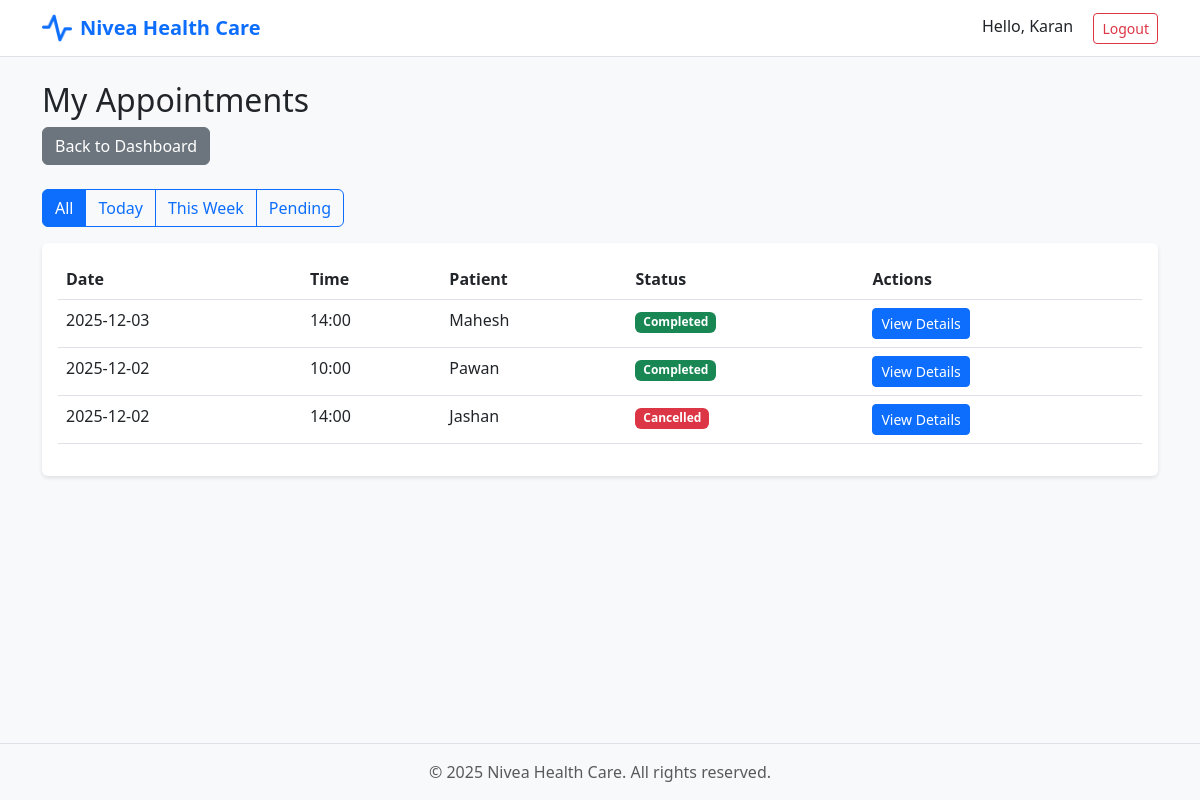
Page /doctor/appointments (signed in) on the committed database.
### models.py (models this page shows, shortened)
class Appointment(db.Model):
    __tablename__ = 'appointment'
    id = db.Column(db.Integer, primary_key=True)
    doctor_id = db.Column(db.Integer, db.ForeignKey('user.id'), nullable=False)
    patient_id = db.Column(db.Integer, db.ForeignKey('user.id'), nullable=False)
    date = db.Column(db.Date, nullable=False)
    appt_time = db.Column(db.String(10), nullable=False)
    curr_status = db.Column(db.String(20), default='Booked')
    treatments = db.relationship('Treatment', backref='appointment', cascade='all, delete-orphan')

class User(db.Model):
    __tablename__ = 'user'
    id = db.Column(db.Integer, primary_key=True)
    username = db.Column(db.String(50), unique=True, nullable=False)
    password = db.Column(db.String(100), nullable=False)
    acc_type = db.Column(db.String(20), nullable=False)
    name = db.Column(db.String(100), nullable=False)
    user_addr = db.Column(db.String(200))
    contact_num = db.Column(db.String(15))
    department_id = db.Column(db.Integer, db.ForeignKey('department.id'))
    admin_verified = db.Column(db.Boolean, default=False)
    doctor_appointments = db.relationship('Appointment', foreign_keys='Appointment.doctor_id', backref='doctor')
    patient_appointments = db.relationship('Appointment', foreign_keys='Appointment.patient_id', backref='patient')
    availability = db.relationship('DoctorAvailability', backref='doctor', cascade='all, delete-orphan')

### routes/doctor.py (the view)
@doctor_bp.route('/appointments')
@login_required
@role_required('doctor')
def appointments():
    doctor_id = session.get('user_id')
    filter_type = request.args.get('filter', 'all')
    query = Appointment.query.filter_by(doctor_id=doctor_id)
    if filter_type == 'today':
        query = query.filter_by(date=date.today())
    elif filter_type == 'week':
        week_end = date.today() + timedelta(days=7)
        query = query.filter(
            Appointment.date >= date.today(),
            Appointment.date <= week_end
        )
    elif filter_type == 'pending':
        query = query.filter_by(curr_status='Booked')
    appts = query.order_by(Appointment.date.desc()).all()
    return render_template('doctor/appointments.html',
                         appointments=appts,
                         filter_type=filter_type)

### utils.py (called while the page is built)
def login_required(f):
    @wraps(f)
    def wrapper(*args, **kwargs):
        if 'user_id' not in session:
            flash('Please login first', 'danger')
            return redirect(url_for('auth.login'))
        return f(*args, **kwargs)
    return wrapper

def role_required(role):
    def decorator(f):
        @wraps(f)
        def wrapper(*args, **kwargs):
            if 'user_id' not in session:
                flash('Please login first', 'danger')
                return redirect(url_for('auth.login'))
            if session.get('acc_type') != role:
                flash('Access denied', 'danger')
                return redirect(url_for('auth.login'))
            return f(*args, **kwargs)
        return wrapper
    return decorator

### templates/doctor/appointments.html (shortened to what this page needs)
{% extends "base.html" %}
{% block content %}
<div class="container mt-4">
    <div class="row mb-4">
        <div class="col">
            <h2>My Appointments</h2>
            <a href="{{ url_for('doctor.dashboard') }}" class="btn btn-secondary">Back to Dashboard</a>
        </div>
    </div>
    <div class="row mb-3">
        <div class="col">
            <div class="btn-group" role="group">
                <a href="{{ url_for('doctor.appointments', filter='all') }}"
                   class="btn btn-{{ 'primary' if filter_type == 'all' else 'outline-primary' }}">All</a>
                <a href="{{ url_for('doctor.appointments', filter='today') }}"
                   class="btn btn-{{ 'primary' if filter_type == 'today' else 'outline-primary' }}">Today</a>
                <a href="{{ url_for('doctor.appointments', filter='week') }}"
                   class="btn btn-{{ 'primary' if filter_type == 'week' else 'outline-primary' }}">This Week</a>
                <a href="{{ url_for('doctor.appointments', filter='pending') }}"
                   class="btn btn-{{ 'primary' if filter_type == 'pending' else 'outline-primary' }}">Pending</a>
            </div>
        </div>
    </div>
    <div class="card">
        <div class="card-body">
            {% if appointments %}
                <div class="table-responsive">
                    <table class="table table-hover">
                        <thead>
                            <tr>
                                <th>Date</th>
                                <th>Time</th>
                                <th>Patient</th>
                                <th>Status</th>
                                <th>Actions</th>
                            </tr>
                        </thead>
                        <tbody>
                            {% for appt in appointments %}
                            <tr>
                                <td>{{ appt.date.strftime('%Y-%m-%d') }}</td>
                                <td>{{ appt.appt_time }}</td>
                                <td>{{ appt.patient.name }}</td>
                                <td>
                                    <span class="badge bg-{{ 'success' if appt.curr_status == 'Completed' else 'primary' if appt.curr_status == 'Booked' else 'danger' }}">
                                        {{ appt.curr_status }}
                                    </span>
                                </td>
                                <td>
                                    <a href="{{ url_for('doctor.view_appointment', id=appt.id) }}"
                                       class="btn btn-sm btn-primary">View Details</a>
                                </td>
                            </tr>
                            {% endfor %}
                        </tbody>
                    </table>
                </div>
            {% else %}
                <p class="text-muted">No appointments found</p>
            {% endif %}
        </div>
    </div>
</div>
{% endblock %}

### templates/base.html (shortened to what this page needs)
<!DOCTYPE html>
<html lang="en">
<head>
    <link href="https://cdn.jsdelivr.net/npm/bootstrap@5.3.0/dist/css/bootstrap.min.css" rel="stylesheet">
    <link rel="stylesheet" href="{{ url_for('static', filename='css/style.css') }}">
</head>
<body>
    <nav class="navbar navbar-expand-lg navbar-light bg-white border-bottom">
        <div class="container">
            <a class="navbar-brand d-flex align-items-center" href="/">
                <img src="{{ url_for('static', filename='images/pulse.png') }}"
                     alt="Pulse Logo"
                     height="30"
                     class="me-2">
                <span class="fw-bold">Nivea Health Care</span>
            </a>
            <div class="ms-auto">
                {% if session.user_id %}
                    <span class="me-3">Hello, {{ session.name }}</span>
                    <a href="{{ url_for('auth.logout') }}" class="btn btn-sm btn-outline-danger">Logout</a>
                {% else %}
                    <a href="{{ url_for('auth.login') }}" class="btn btn-sm btn-outline-primary me-2">Login</a>
                    <a href="{{ url_for('auth.register') }}" class="btn btn-sm btn-primary">Sign Up</a>
                {% endif %}
            </div>
        </div>
    </nav>
    <main>
        {% block content %}{% endblock %}
    </main>
    <footer class="text-center text-muted py-3 mt-5 border-top">
        <div class="container">
            <p class="mb-0">&copy; 2025 Nivea Health Care. All rights reserved.</p>
        </div>
    </footer>
</body>
</html>

### static/css/style.css (style rules this page uses)
body { min-height: 100vh; display: flex; flex-direction: column; background-color: #f8f9fa; }
main { flex: 1; }
.navbar-brand { font-weight: 600; color: #0d6efd; }
.card { border: none; box-shadow: 0 2px 4px rgba(0,0,0,0.1); }

### rows in the picture
Appointment: date "2025-12-03", appt_time "14:00", patient.name "Mahesh", curr_status "Completed"
Appointment: date "2025-12-02", appt_time "10:00", patient.name "Pawan", curr_status "Completed"
Appointment: date "2025-12-02", appt_time "14:00", patient.name "Jashan", curr_status "Cancelled"

### other values in the picture
{{ session.name }} "Karan"
